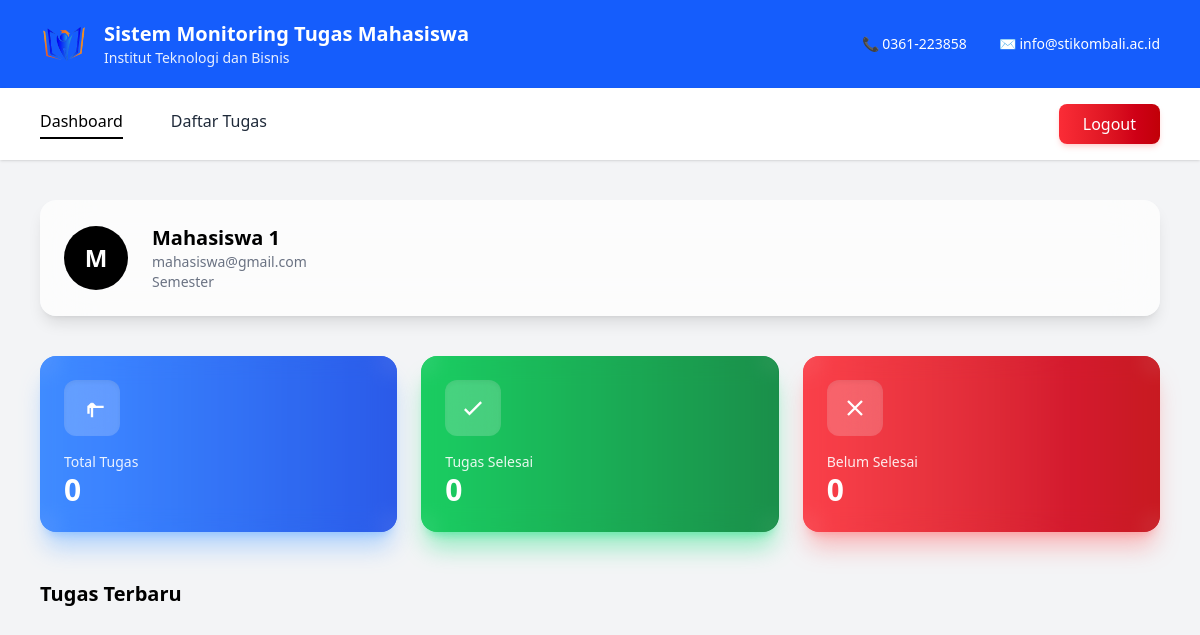
The app's page /views/mahasiswa/dashboard.php (signed in) with its own data.
### tables this page shows
CREATE TABLE `users` (
  `id_user` int NOT NULL,
  `nama` varchar(100) NOT NULL,
  `username` varchar(50) DEFAULT NULL,
  `email` varchar(100) NOT NULL,
  `semester` int DEFAULT NULL,
  `password` varchar(255) NOT NULL,
  `role` enum('admin','dosen','mahasiswa') NOT NULL,
  `created_at` timestamp NULL DEFAULT CURRENT_TIMESTAMP
);

### views/mahasiswa/dashboard.php (the view, shortened to what this page needs)
<?php
require '../../config/config.php';
$id_user = $_SESSION['id_user'];
$mahasiswa = mysqli_query($conn, "SELECT * FROM users WHERE id_user='$id_user'");
$mhs = mysqli_fetch_assoc($mahasiswa);
$semester = $mhs['semester'];
$totalTugas = mysqli_num_rows(mysqli_query($conn, "
SELECT tugas.id_tugas
FROM tugas
JOIN mata_kuliah ON tugas.id_mk = mata_kuliah.id_mk
WHERE mata_kuliah.semester='$semester'
"));
$tugasSelesai = mysqli_num_rows(mysqli_query($conn, "
SELECT pengumpulan_tugas.id_pengumpulan
FROM pengumpulan_tugas
JOIN tugas ON pengumpulan_tugas.id_tugas = tugas.id_tugas
JOIN mata_kuliah ON tugas.id_mk = mata_kuliah.id_mk
WHERE pengumpulan_tugas.id_user='$id_user'
AND mata_kuliah.semester='$semester'
"));
$tugasBelum = $totalTugas - $tugasSelesai;
?>
<!DOCTYPE html>
<html>
<head>
    <link href="../../src/output.css" rel="stylesheet">
</head>
<body class="bg-gray-100 font-sans">
    <div class="bg-blue-600 text-white px-10 py-5 flex justify-between items-center shadow">
        <div class="flex items-center gap-4">
            <img src="../../assets/logo.png" class="w-12 h-12">
            <div>
                <h1 class="font-bold text-xl">
                    Sistem Monitoring Tugas Mahasiswa
                </h1>
                <p class="text-sm opacity-90">
                    Institut Teknologi dan Bisnis
                </p>
            </div>
        </div>
        <div class="flex items-center gap-8 text-sm">
            <div class="flex items-center gap-2">
                📞 0361-223858
            </div>
            <div class="flex items-center gap-2">
                ✉️ info@stikombali.ac.id
            </div>
        </div>
    </div>
    <div class="bg-white shadow">
        <div class="py-4 px-10 flex justify-between items-center font-medium text-gray-800">
            <div class="flex gap-12">
                <a href="dashboard.php" class="text-black border-b-2 border-black pb-1">
                    Dashboard
                </a>
                <a href="tugas.php" class="hover:text-black hover:border-b-2 hover:border-black pb-1 transition">
                    Daftar Tugas
                </a>
            </div>
            <form id="logoutForm" action="../../logout.php">
                <button
                    id="logoutBtn"
                    class="bg-gradient-to-r from-red-500 to-red-700 text-white px-6 py-2 rounded-lg font-medium
                            shadow-md shadow-red-300/40
                            hover:shadow-lg hover:shadow-red-400/60
                            hover:-translate-y-[2px]
                            transition-all duration-300 flex items-center gap-2">
                    <span id="logoutText">Logout</span>
                </button>
            </form>
        </div>
    </div>
    <div class="p-10">
        <div class="bg-white/70 backdrop-blur-xl shadow-lg rounded-2xl p-6 flex items-center gap-6 mb-10">
            <div class="w-16 h-16 rounded-full bg-black text-white flex items-center justify-center text-2xl font-bold">
                <?= strtoupper(substr($mhs['nama'], 0, 1)) ?>
            </div>
            <div>
                <h2 class="text-xl font-semibold">
                    <?= $mhs['nama'] ?>
                </h2>
                <p class="text-gray-500 text-sm">
                    <?= $mhs['email'] ?>
                </p>
                <p class="text-gray-500 text-sm">
                    Semester <?= $mhs['semester'] ?>
                </p>
            </div>
        </div>
        <div class="grid grid-cols-1 md:grid-cols-3 gap-6 mb-12">
            <div class="relative overflow-hidden rounded-2xl
                        bg-gradient-to-r from-blue-500 to-blue-700
                        p-6 text-white
                        shadow-xl shadow-blue-400/40
                        transition-all duration-300
                        hover:shadow-blue-500/60 hover:-translate-y-1">
                <div class="absolute inset-0 bg-white/10 backdrop-blur-md rounded-2xl"></div>
                <div class="relative z-10">
                    <div class="mb-4 w-14 h-14 flex items-center justify-center
                                bg-white/20 backdrop-blur-lg rounded-xl
                                shadow-inner animate-float">
                        <svg class="w-7 h-7 text-white" fill="none" stroke="currentColor" stroke-width="2"
                            viewBox="0 0 24 24">
                            <path d="M9 17v-6h13M9 11l3-3m0 0l3 3m-3-3v12" />
                        </svg>
                    </div>
                    <p class="text-sm opacity-90">Total Tugas</p>
                    <h3 class="text-3xl font-bold"><?= $totalTugas ?></h3>
                </div>
            </div>
            <div class="relative overflow-hidden rounded-2xl
                        bg-gradient-to-r from-green-500 to-green-700
                        p-6 text-white
                        shadow-xl shadow-green-400/40
                        transition-all duration-300
                        hover:shadow-green-500/60 hover:-translate-y-1">
                <div class="absolute inset-0 bg-white/10 backdrop-blur-md rounded-2xl"></div>
                <div class="relative z-10">
                    <div class="mb-4 w-14 h-14 flex items-center justify-center
                                bg-white/20 backdrop-blur-lg rounded-xl
                                shadow-inner animate-float">
                        <svg class="w-7 h-7 text-white" fill="none" stroke="currentColor" stroke-width="2"
                            viewBox="0 0 24 24">
                            <path d="M5 13l4 4L19 7" />
                        </svg>
                    </div>
                    <p class="text-sm opacity-90">Tugas Selesai</p>
                    <h3 class="text-3xl font-bold"><?= $tugasSelesai ?></h3>
                </div>
            </div>
            <div class="relative overflow-hidden rounded-2xl
                        bg-gradient-to-r from-red-500 to-red-700
                        p-6 text-white
                        shadow-xl shadow-red-400/40
                        transition-all duration-300
                        hover:shadow-red-500/60 hover:-translate-y-1">
                <div class="absolute inset-0 bg-white/10 backdrop-blur-md rounded-2xl"></div>
                <div class="relative z-10">
                    <div class="mb-4 w-14 h-14 flex items-center justify-center
                                bg-white/20 backdrop-blur-lg rounded-xl
                                shadow-inner animate-float">
                        <svg class="w-7 h-7 text-white" fill="none" stroke="currentColor" stroke-width="2"
                            viewBox="0 0 24 24">
                            <path d="M6 18L18 6M6 6l12 12" />
                        </svg>
                    </div>
                    <p class="text-sm opacity-90">Belum Selesai</p>
                    <h3 class="text-3xl font-bold"><?= $tugasBelum ?></h3>
                </div>
            </div>
        </div>
        <h2 class="text-xl font-semibold mb-5">
            Tugas Terbaru
        </h2>
    </div>
</body>
</html>

### views/mahasiswa/dashboard.php (style rules this page uses)
.animate-float { animation: float 3s ease-in-out infinite; }

### records on screen
users: nama "M", nama "Mahasiswa 1", email "mahasiswa@gmail.com"

### other values on screen
$totalTugas "0"
$tugasSelesai "0"
$tugasBelum "0"
